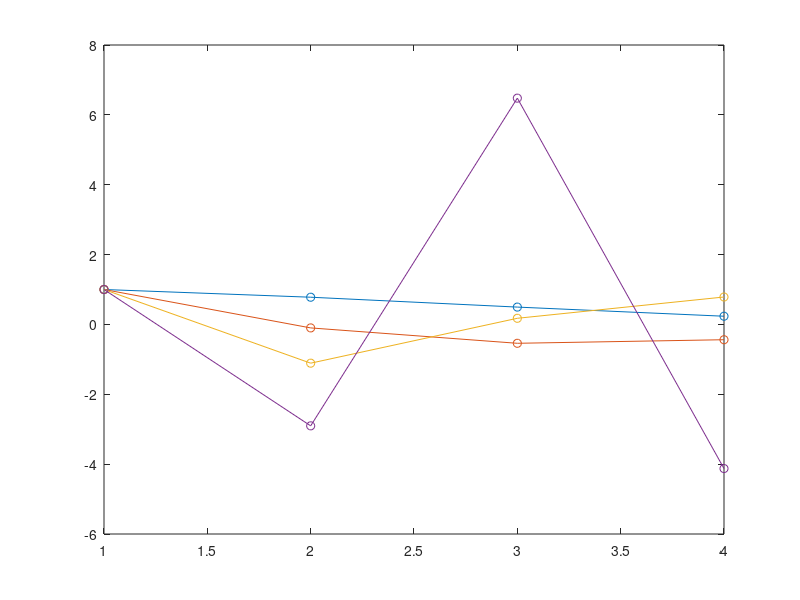

Here is the MATLAB script that generated this plot:
% Modal Analysis
% Homework 1
% 12.September.2018
% Andrew S. Johnson

% Housekeeping
clear
clc
clf

% Calculated Element Dimensions and Properties
m1 = 1500;      % Kilograms
k1 = 400000 * 2;  % N/M

m2 = 3000;      % Kilograms
k2 = 800000 * 2;  % N/M

m3 = 3000;      % Kilograms
k3 = 1200000 * 2;  % N/M

m4 = 4500;      % Kilograms
k4 = 1600000 * 2;  % N/M

% Mass Matrix
M = [m1 0 0 0;
     0 m2 0 0;
     0 0 m3 0;
     0 0 0 m4];

 % Stiffness Matrix
 K = [k1 -k1 0 0;
      -k1 k1+k2 -k2 0;
      0 -k2 k2+k3 -k3;
      0 0 -k3 k3+k4];
  
 % Damping Matrix
 for i=1:4
     for k=1:4
         C(k,i) = 0.01*M(k,i)+0.0005*K(k,i);
     end
 end
 
 % Eigenland
 [V,D] = eig(K,M);
  
 % Natural Frequencies
 for i=1:4
     F(i) = sqrt(D(i,i))/(2*pi);
 end
 disp('Natural Frequencies (Hz):');
 disp(F);
  
 % Mode Shapes
 for i=1:4
     for k=1:4
         S(k,i) = V(k,i)/V(1,i);
     end
 end
 disp('Mode Shapes:');
 disp(S);
  
 % Plot
 X = linspace(1, 4, 4);
 for i=1:4
   plot(X, S(:,i), 'o-');
   hold on
 end